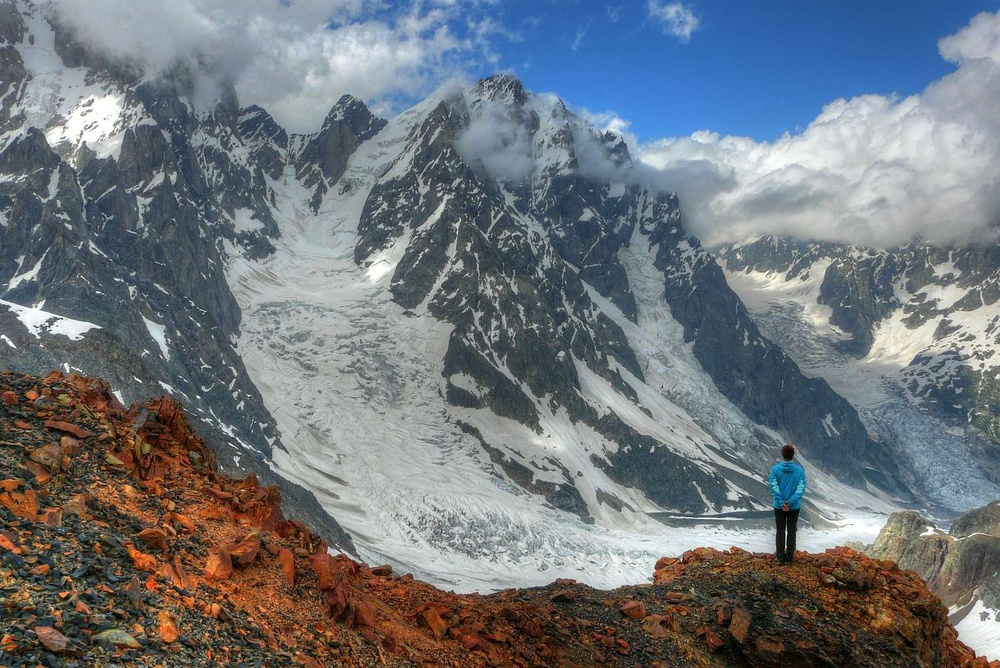
//> input picture IPA/input.jpg, 1000 x 668 px, shrunk from 1498 x 1000 before the run
$ ./mt03 ../../IPA/input.jpg 3 ../../IPA/input.jpg   (built with g++ and OpenCV 4)
//> lines starting //> are read from the running program, lines starting //| are printed output that depends on the picture
#include <stdio.h>
#include <stdlib.h>
#include <string.h>
#include <iostream>

#include <opencv2/imgproc/imgproc.hpp>
#include <opencv2/highgui/highgui.hpp>


#define LOW_PASS_FILTER 1
#define HIGH_PASS_FILTER 2


/* Připravené podpůrné funkce  */
/* Funkce přeskládá kvadranty Fourierova obrazu tak, aby byl počátek uprostřed obrazu. */
void rearrangeSpectrum( cv::Mat& s );
/* Funkce vypočítá amplitudové spektrum - absolutní hodnoty z komplexních čísel v pixelech. */
cv::Mat spectrumMagnitude( cv::Mat & specCplx );

/* Vyhodnocení/porovnání výsledku s referenčním obrazem. */
void checkDifferences( const cv::Mat test, const cv::Mat ref, std::string tag, bool save = false);


/* Funkce k dopracování ... */
/*  Funkce pro filtraci obrazu - dolní, resp. horní propust. */
void passFilter( const cv::Mat& src, cv::Mat& dst, int limit_frequency, int flag, cv::Mat * spektrum = NULL )
{
	// najděte optimální velikost obrazu pro efektivní výpočet DFT, využijte cv::getOptimalDFTSize()
	cv::Size dftSize;
	dftSize.width = cv::getOptimalDFTSize(src.cols);
	dftSize.height = cv::getOptimalDFTSize(src.rows);

	// připravíme nový obraz optimální velikosti, hodnoty mimo zdrojový obraz nastavíme na 0
	cv::Mat srcPadded;
	srcPadded = cv::Mat::zeros(dftSize, CV_32FC1);
	src.convertTo(srcPadded(cv::Rect(0,0, src.cols, src.rows)), srcPadded.type());

	// využijeme funkci dft knihovny OpenCV pro výpočet spektra
	cv::Mat spectrumCplx;
	cv::dft(srcPadded, spectrumCplx, cv::DFT_COMPLEX_OUTPUT, src.rows );

	// přeskládáme kvadranty spektra tak, aby nulové frekvence byly ve středu obrazu
	rearrangeSpectrum( spectrumCplx );

	/*
		Implementujte horní a dolní propusť pomocí vynulování správných oblastí ve spektru,
		tedy např. pro horní propusť vynulovat čtvercovou oblast kolem středu spektra o velikosti limit_frequency

	*/
	/*  Working area - begin */

	if( flag == HIGH_PASS_FILTER ) {
		// ponechejte pouze hodnoty spektra nad limitní frekvencí
		for ( int y = ( spectrumCplx.rows - limit_frequency ) / 2 ; y < ( spectrumCplx.rows + limit_frequency ) / 2 ; ++y ) {
			for ( int x = ( spectrumCplx.cols - limit_frequency ) / 2 ; x < ( spectrumCplx.cols + limit_frequency ) / 2 ; ++x ) {
				spectrumCplx.at< double >( y, x ) = 0.0;
			}
		}
	}
	else if( flag == LOW_PASS_FILTER ) {
		// ponechejte pouze hodnoty spektra pod limitní frekvencí
		for ( int y = 0 ; y < spectrumCplx.rows ; ++y ) {
			for ( int x = 0 ; x < spectrumCplx.cols ; ++x ) {
				if (
				     y <  ( spectrumCplx.rows - limit_frequency ) / 2 ||
				     y >= ( spectrumCplx.rows + limit_frequency ) / 2 ||
				     x <  ( spectrumCplx.cols - limit_frequency ) / 2 ||
				     x >= ( spectrumCplx.cols + limit_frequency ) / 2
				) {
					spectrumCplx.at< double >( y, x ) = 0.0;
				}
			}
		}
	}

	/*  Working area - end */

	if( spektrum != NULL ) *spektrum = spectrumCplx.clone();

	// přeskládáme kvadranty spektra zpět
	rearrangeSpectrum( spectrumCplx );

	// využijeme funkci dft (nebo idft) knihovny OpenCV pro zpětnou transformaci
	cv::dft( spectrumCplx, srcPadded, cv::DFT_REAL_OUTPUT+cv::DFT_INVERSE+cv::DFT_SCALE, src.rows );

	// normalizujeme výstupní hodnoty a převedeme do původního formátu obrazu
	cv::normalize( srcPadded, srcPadded, 0, 1, CV_MINMAX );
	srcPadded(cv::Rect(0,0, src.cols, src.rows)).convertTo( dst, src.type(), 255, 0 );

// [6 lines of commented-out code are left out]
	return;
}


//---------------------------------------------------------------------------
//---------------------------------------------------------------------------

//
// Examples of input parameters
//
// mt03 image_path spatial_frequency_limit [path to reference results]


int main(int argc, char* argv[])
{
    std::string img_path = "";
    std::string ref_path = "";
    int limit_frequency = 100;

	// check input parameters
	if( argc > 1 ) img_path = std::string( argv[1] );
	if( argc > 2 ) limit_frequency = atoi( argv[2] );
	if( argc > 3 ) ref_path = std::string( argv[3] );

	// load testing images
	cv::Mat src_rgb = cv::imread( img_path );
//> src_rgb is the input picture: 668 rows x 1000 cols, CV_8UC3; mean B, G, R 123.3, 117.3, 111.2

	// check testing images
	if( src_rgb.empty() ) {
		std::cout << "Failed to load image: " << img_path << std::endl;
		return -1;
	}

	cv::Mat src_gray;
	cv::cvtColor( src_rgb, src_gray, CV_BGR2GRAY );
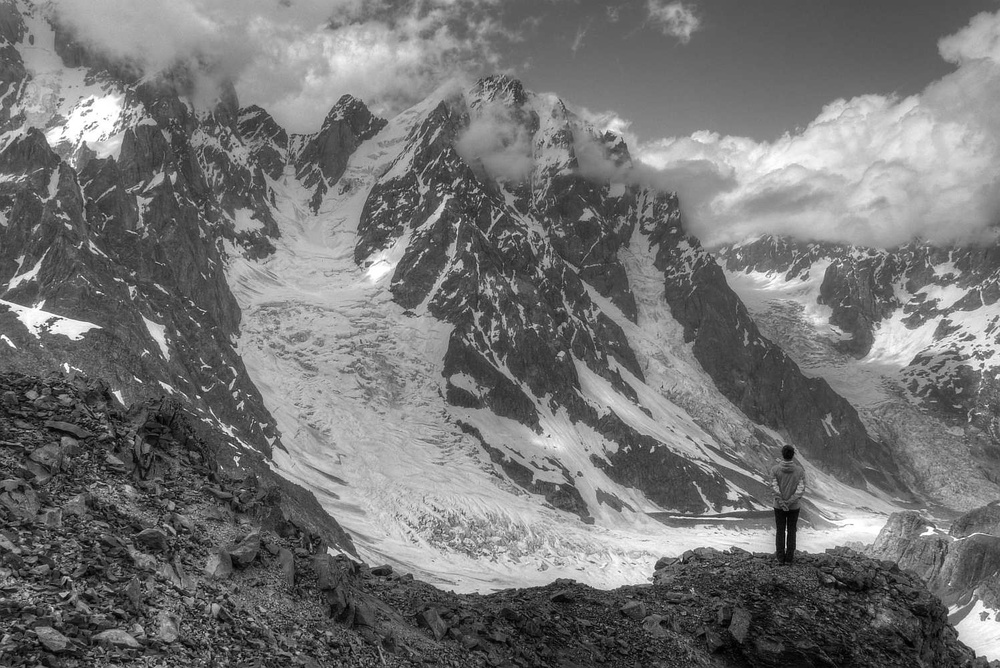
//> src_gray: 668 rows x 1000 cols, CV_8UC1; min 0, max 255, mean 116.2

	//---------------------------------------------------------------------------

	cv::Mat low_pass, high_pass;
	cv::Mat low_spec_cplx, high_spec_cplx;
	cv::Mat low_spec, high_spec;
	passFilter( src_gray, low_pass,  limit_frequency, LOW_PASS_FILTER,  &low_spec_cplx );
//> in passFilter, `cv::dft( spectrumCplx, srcPadded, cv::DFT_REAL_OUTPUT+cv::DFT_INVERSE+..`:
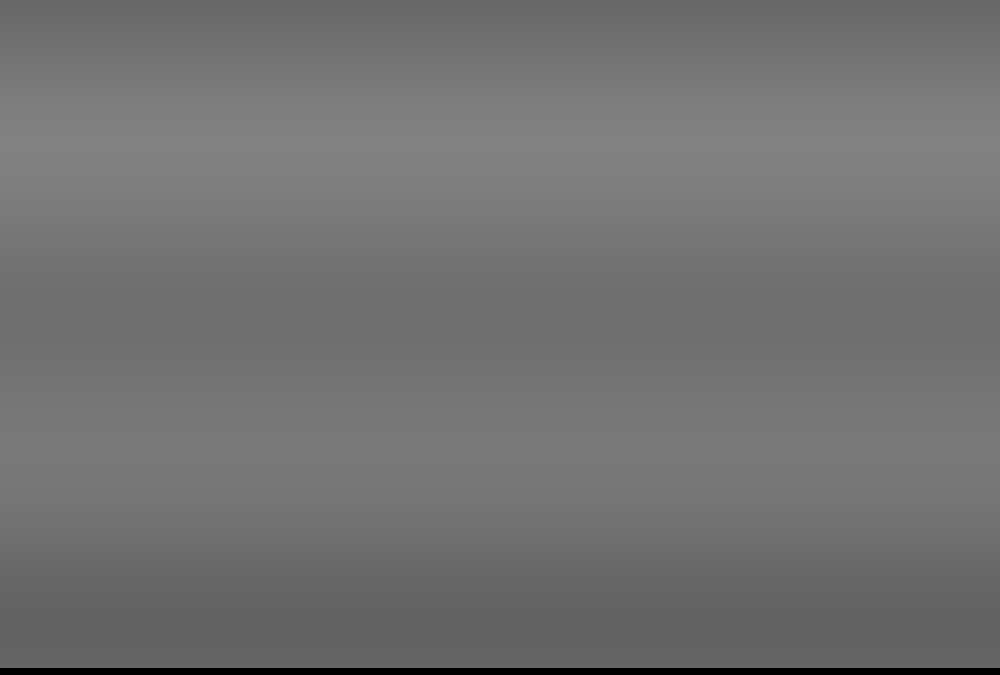
//> srcPadded: 675 rows x 1000 cols, CV_32FC1; min 0, max 129.2, mean 113.9
//> in passFilter, `cv::normalize( srcPadded, srcPadded, 0, 1, CV_MINMAX );`:
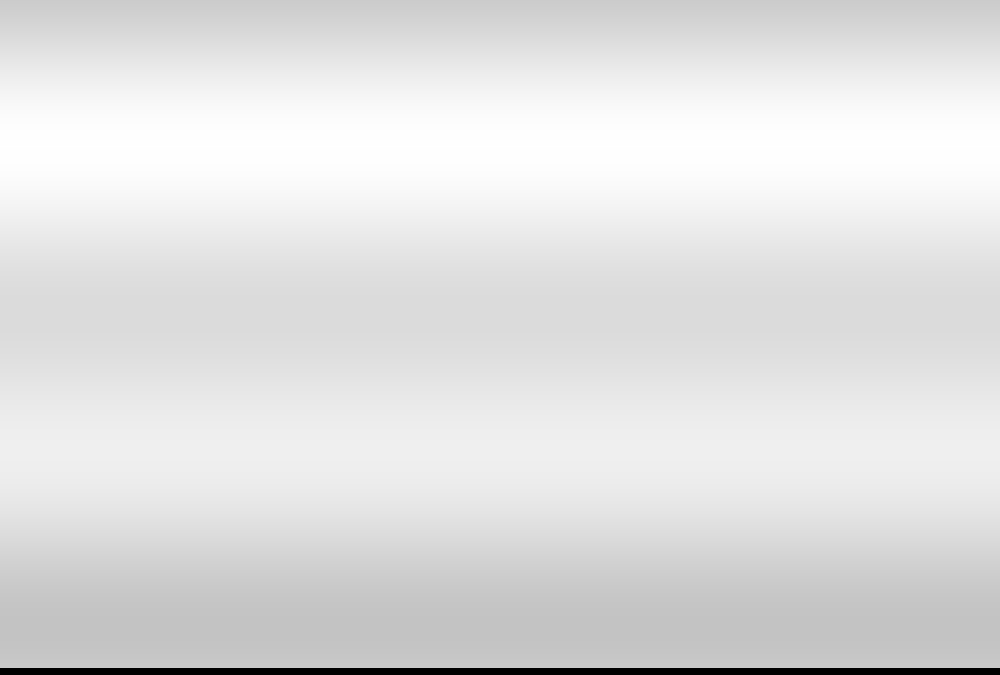
//> srcPadded: 675 rows x 1000 cols, CV_32FC1; min 0, max 1, mean 0.882
	passFilter( src_gray, high_pass, limit_frequency, HIGH_PASS_FILTER, &high_spec_cplx );
//> call 2 of passFilter, with limit_frequency = 3, flag = 2
//> in passFilter (call 2), `cv::dft( spectrumCplx, srcPadded, cv::DFT_REAL_OUTPUT+cv::DFT_INVERSE+..`:
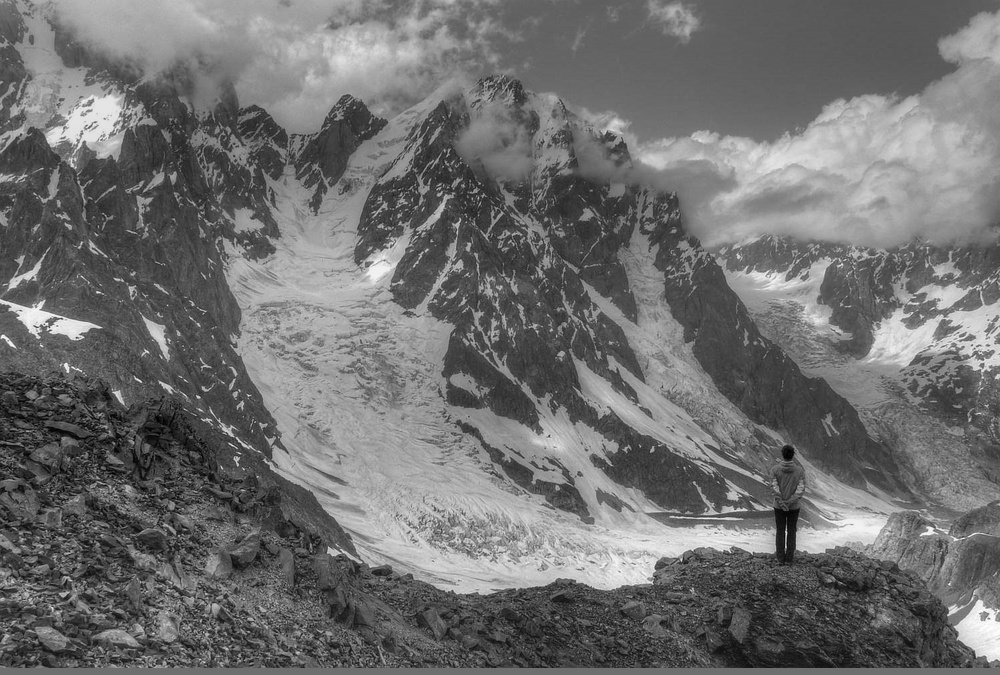
//> srcPadded: 675 rows x 1000 cols, CV_32FC1; min -119.2, max 156, mean 1.1; drawn with min black and max white
//> in passFilter (call 2), `srcPadded(cv::Rect(0,0, src.cols, src.rows)).convertTo( dst, src.type(..`:
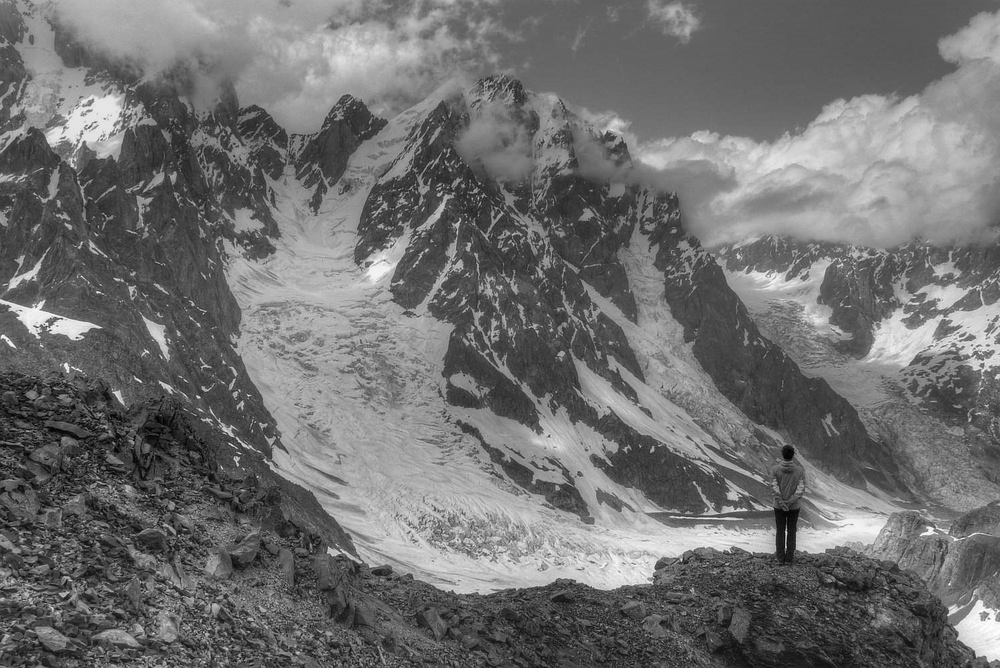
//> dst: 668 rows x 1000 cols, CV_8UC1; min 0, max 255, mean 111.5
	spectrumMagnitude(low_spec_cplx).convertTo(low_spec, CV_8UC1, 255 );
//> in spectrumMagnitude, `cv::magnitude(planes[0], planes[1], planes[0]);`: planes[0]: 675 rows x 1000 cols, CV_32FC1; min 0, max 77601336, mean 161.4
	spectrumMagnitude(high_spec_cplx).convertTo(high_spec, CV_8UC1, 255 ) ;
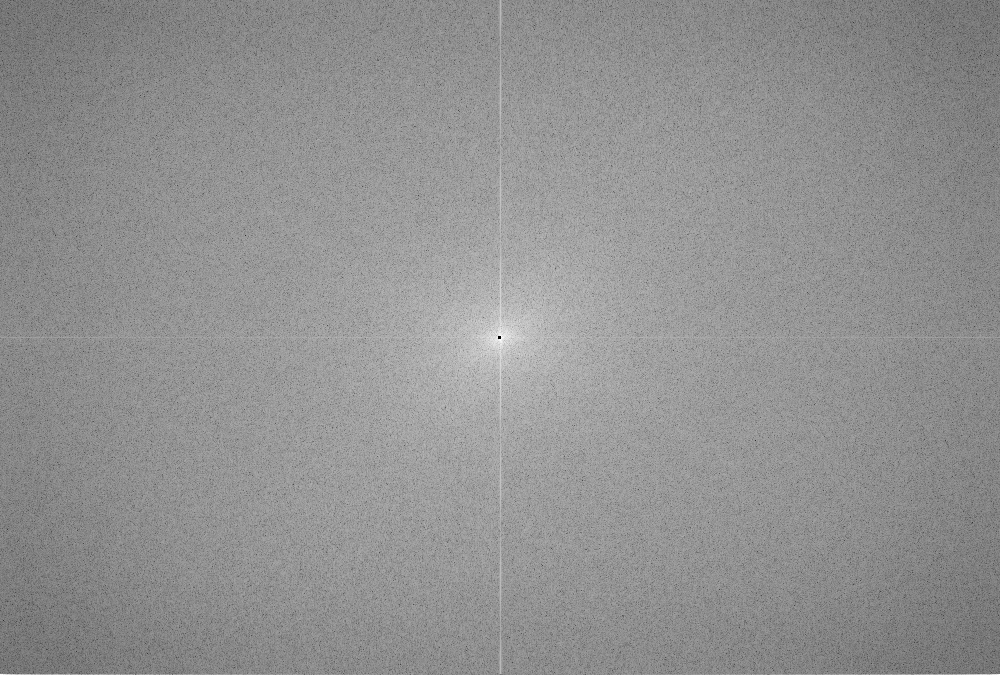
//> high_spec: 675 rows x 1000 cols, CV_8UC1; min 0, max 255, mean 145.1

	cv::Mat low_pass_ref, high_pass_ref;
	cv::Mat low_spec_ref, high_spec_ref;
	low_pass_ref  = cv::imread( ref_path+"low_pass_ref.png",  cv::IMREAD_GRAYSCALE );
//> input.jpglow_pass_ref.png cannot be read in this run, so this picture is empty
	high_pass_ref = cv::imread( ref_path+"high_pass_ref.png", cv::IMREAD_GRAYSCALE );
//> input.jpghigh_pass_ref.png cannot be read in this run, so this picture is empty
	low_spec_ref  = cv::imread( ref_path+"low_spec_ref.png",  cv::IMREAD_GRAYSCALE );
//> input.jpglow_spec_ref.png cannot be read in this run, so this picture is empty
	high_spec_ref = cv::imread( ref_path+"high_spec_ref.png", cv::IMREAD_GRAYSCALE );
//> input.jpghigh_spec_ref.png cannot be read in this run, so this picture is empty
	if( low_pass_ref.empty() || low_spec_ref.empty() || high_pass_ref.empty() || high_spec_ref.empty() )
		std::cout << "WARNING: references data failed to load." << std::endl;

	// vyhodnocení
	checkDifferences( low_pass, low_pass_ref,   "03_low_pass", true );
	checkDifferences( low_spec, low_spec_ref,   "03_low_spec", true );
	checkDifferences( high_pass, high_pass_ref, "03_high_pass", true );
	checkDifferences( high_spec, high_spec_ref, "03_high_spec", true );
	std::cout << std::endl;

    return 0;
}
//---------------------------------------------------------------------------


void checkDifferences( const cv::Mat test, const cv::Mat ref, std::string tag, bool save )
{
	double mav = 255., err = 255., nonzeros = 255.;
	cv::Mat diff;

	if( !test.empty() && !ref.empty() ) {
		cv::absdiff( test, ref, diff );
		cv::minMaxLoc( diff, NULL, &mav );
		err = ( cv::sum(diff).val[0] / (diff.rows*diff.cols) );
		nonzeros = 1. * cv::countNonZero( diff ) / (diff.rows*diff.cols);
	}

	if( save ) {
		if( !test.empty() ) { cv::imwrite( (tag+".png").c_str(), test ); }
		if( !diff.empty() ) { diff *= 255;	cv::imwrite( (tag+"_err.png").c_str(), diff ); }
	}

	printf( "%s %.2f %.2f %.2f ", tag.c_str(), err, nonzeros, mav );

	return;
}


void rearrangeSpectrum( cv::Mat& s )
{
    int cx = s.cols/2;
    int cy = s.rows/2;

    cv::Mat q0(s, cv::Rect(0, 0, cx, cy));   // Top-Left - Create a ROI per quadrant
    cv::Mat q1(s, cv::Rect(cx, 0, cx, cy));  // Top-Right
    cv::Mat q2(s, cv::Rect(0, cy, cx, cy));  // Bottom-Left
    cv::Mat q3(s, cv::Rect(cx, cy, cx, cy)); // Bottom-Right

    cv::Mat tmp;                           // swap quadrants (Top-Left with Bottom-Right)
    q0.copyTo(tmp);
    q3.copyTo(q0);
    tmp.copyTo(q3);

    q1.copyTo(tmp);                    // swap quadrant (Top-Right with Bottom-Left)
    q2.copyTo(q1);
    tmp.copyTo(q2);
}

cv::Mat spectrumMagnitude( cv::Mat & specCplx )
{
	cv::Mat specMag, planes[2];
	cv::split(specCplx, planes);
	cv::magnitude(planes[0], planes[1], planes[0]);
	cv::log( (planes[0] + cv::Scalar::all(1)), specMag );
	cv::normalize( specMag, specMag, 0, 1, CV_MINMAX );
	return specMag;
}
